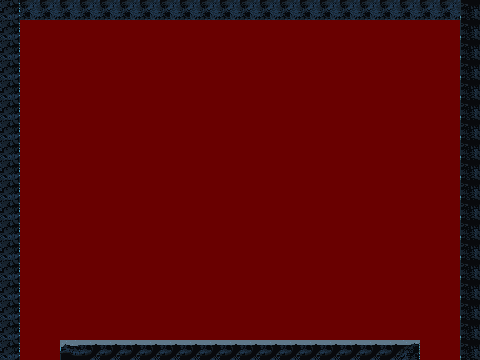

A 2D game scene composited from a Tiled map and its tileset images. What follows is a short description and the map's XML, with each tile layer's data collapsed to a summary:
An orthogonal 24x18 tile map with 20x20 px tiles, 1 tile layer (Nivel 12), 11 hidden layers not drawn, 2 tilesets.

<map version="1.10" tiledversion="1.11.0" orientation="orthogonal" renderorder="right-down" width="24" height="18" tilewidth="20" tileheight="20" infinite="0" nextlayerid="18" nextobjectid="10">
 <editorsettings>
  <export target="Tilemap..tmx" format="tmx" />
 </editorsettings>
 <properties>
  <property name="Draw" type="bool" value="true" />
 </properties>
 <tileset firstgid="1" name="Tileset" tilewidth="20" tileheight="20" tilecount="72" columns="6">
  <image source="Tileset.png" width="120" height="240" />
  <wangsets>
   <wangset name="Terreno" type="mixed" tile="-1">
    <wangcolor name="Hojas verdes" color="#ff0000" tile="-1" probability="1" />
    <wangcolor name="Hoja rojas" color="#00ff00" tile="-1" probability="1" />
    <wangcolor name="Tronco" color="#0000ff" tile="-1" probability="1" />
    <wangcolor name="Suel" color="#ff7700" tile="-1" probability="1" />
    <wangtile tileid="0" wangid="0,0,1,1,1,0,0,0" />
    <wangtile tileid="1" wangid="0,0,1,1,1,1,1,0" />
    <wangtile tileid="2" wangid="0,0,0,0,1,1,1,0" />
    <wangtile tileid="3" wangid="0,0,2,2,2,0,0,0" />
    <wangtile tileid="4" wangid="0,0,2,2,2,2,2,0" />
    <wangtile tileid="5" wangid="0,0,0,0,2,2,2,0" />
    <wangtile tileid="6" wangid="1,1,1,1,1,0,0,0" />
    <wangtile tileid="7" wangid="1,1,1,1,1,1,1,1" />
    <wangtile tileid="8" wangid="1,0,0,0,1,1,1,1" />
    <wangtile tileid="9" wangid="2,2,2,2,2,0,0,0" />
    <wangtile tileid="10" wangid="2,2,2,2,2,2,2,2" />
    <wangtile tileid="11" wangid="2,0,0,0,2,2,2,2" />
    <wangtile tileid="12" wangid="1,1,1,0,0,0,0,0" />
    <wangtile tileid="13" wangid="1,1,1,0,0,0,1,1" />
    <wangtile tileid="14" wangid="1,0,0,0,0,0,1,1" />
    <wangtile tileid="15" wangid="2,2,2,0,0,0,0,0" />
    <wangtile tileid="16" wangid="2,2,2,0,0,0,2,2" />
    <wangtile tileid="17" wangid="2,0,0,0,0,0,2,2" />
    <wangtile tileid="21" wangid="0,0,3,3,3,0,0,0" />
    <wangtile tileid="22" wangid="0,0,3,3,3,3,3,0" />
    <wangtile tileid="23" wangid="0,0,0,0,3,3,3,0" />
    <wangtile tileid="27" wangid="3,3,3,3,3,0,0,0" />
    <wangtile tileid="28" wangid="3,3,3,3,3,3,3,3" />
    <wangtile tileid="29" wangid="3,0,0,0,3,3,3,3" />
    <wangtile tileid="33" wangid="3,3,3,0,0,0,0,0" />
    <wangtile tileid="34" wangid="3,3,3,0,0,0,3,3" />
    <wangtile tileid="35" wangid="3,0,0,0,0,0,3,3" />
    <wangtile tileid="36" wangid="0,0,4,4,4,0,0,0" />
    <wangtile tileid="37" wangid="0,0,4,4,4,4,4,0" />
    <wangtile tileid="38" wangid="0,0,0,0,4,4,4,0" />
    <wangtile tileid="42" wangid="4,4,4,4,4,0,0,0" />
    <wangtile tileid="43" wangid="4,4,4,4,4,4,4,4" />
    <wangtile tileid="44" wangid="4,0,0,0,4,4,4,4" />
    <wangtile tileid="45" wangid="0,0,0,4,4,4,4,4" />
    <wangtile tileid="46" wangid="0,4,4,4,4,4,0,0" />
   </wangset>
  </wangsets>
 </tileset>
 <tileset firstgid="73" source="Path.tsx" />
 <layer id="1" name="Nivel 1" width="24" height="18" visible="0">
  <properties>
   <property name="Draw" type="bool" value="true" />
  </properties>
  <data>[432 cells, 432 non-empty, 18 distinct tile ids]</data>
 </layer>
 <layer id="2" name="Nivel 2" width="24" height="18" visible="0">
  <properties>
   <property name="Draw" type="bool" value="true" />
  </properties>
  <data>[432 cells, 432 non-empty, 14 distinct tile ids]</data>
 </layer>
 <layer id="3" name="Nivel 3" width="24" height="18" visible="0">
  <properties>
   <property name="Draw" type="bool" value="true" />
  </properties>
  <data>[432 cells, 432 non-empty, 15 distinct tile ids]</data>
 </layer>
 <layer id="4" name="Nivel 4" width="24" height="18" visible="0">
  <properties>
   <property name="Draw" type="bool" value="true" />
  </properties>
  <data>[432 cells, 432 non-empty, 21 distinct tile ids]</data>
 </layer>
 <layer id="5" name="Nivel 5" width="24" height="18" visible="0">
  <properties>
   <property name="Draw" type="bool" value="true" />
  </properties>
  <data>[432 cells, 432 non-empty, 22 distinct tile ids]</data>
 </layer>
 <layer id="6" name="Nivel 6" width="24" height="18" visible="0">
  <properties>
   <property name="Draw" type="bool" value="true" />
  </properties>
  <data>[432 cells, 432 non-empty, 10 distinct tile ids]</data>
 </layer>
 <layer id="7" name="Nivel 7" width="24" height="18" visible="0">
  <properties>
   <property name="Draw" type="bool" value="true" />
  </properties>
  <data>[432 cells, 432 non-empty, 10 distinct tile ids]</data>
 </layer>
 <layer id="8" name="Nivel 8" width="24" height="18" visible="0">
  <properties>
   <property name="Draw" type="bool" value="true" />
  </properties>
  <data>[432 cells, 432 non-empty, 10 distinct tile ids]</data>
 </layer>
 <layer id="9" name="Nivel 9" width="24" height="18" visible="0">
  <properties>
   <property name="Draw" type="bool" value="true" />
  </properties>
  <data>[432 cells, 432 non-empty, 10 distinct tile ids]</data>
 </layer>
 <layer id="10" name="Nivel 10" width="24" height="18" visible="0">
  <properties>
   <property name="Draw" type="bool" value="true" />
  </properties>
  <data>[432 cells, 432 non-empty, 10 distinct tile ids]</data>
 </layer>
 <layer id="11" name="Nivel 11" width="24" height="18" visible="0">
  <properties>
   <property name="Draw" type="bool" value="true" />
  </properties>
  <data>[432 cells, 432 non-empty, 10 distinct tile ids]</data>
 </layer>
 <layer id="12" name="Nivel 12" width="24" height="18">
  <properties>
   <property name="Draw" type="bool" value="true" />
  </properties>
  <data>[432 cells, 432 non-empty, 7 distinct tile ids]</data>
 </layer>
</map>
